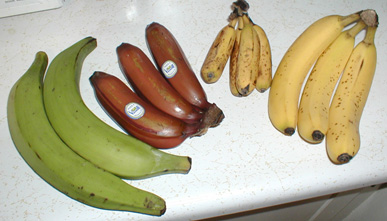
#> input picture Bananavarieties.jpg, 387 x 221 px, given in place of the camera
$ python v2-box-seg.py
#> lines starting #> are read from the running program, lines starting #| are printed output that depends on the picture; after the words box and inside, x2 and y2 are one past the last pixel; in counts of white or black regions, pixels touching at a corner belong together
import cv2
import time
import numpy as np
from skimage import measure, exposure

video_capture = cv2.VideoCapture(0)
# video_capture.set(cv2.CAP_PROP_FRAME_HEIGHT, 720)
# video_capture.set(cv2.CAP_PROP_FRAME_WIDTH, 1280)
prev_frame_time = 0
new_frame_time = 0


def detect_black_box(image):
    text = ""
    image_grayscale = cv2.cvtColor(image, cv2.COLOR_BGR2GRAY)
    clahe = cv2.createCLAHE(clipLimit=2.0, tileGridSize=(8, 8))
    image_grayscale = clahe.apply(image_grayscale)
    image_blurred = cv2.GaussianBlur(image_grayscale, (7, 7), 0)
    (_, threshInv) = cv2.threshold(image_blurred, 50, 255, cv2.THRESH_BINARY_INV)
    label_image = measure.label(threshInv)
    for region in measure.regionprops(label_image):
        if region.area >= 10000 and region.area <= 90000:
            if region.area >= 10000 and region.area <= 51000:
                text = "small"
            elif region.area <= 60000:
                text = "medium"
            elif region.area <= 80000:
                text = "big"
            print(region.area)
            minr, minc, maxr, maxc = region.bbox
            cv2.rectangle(image, (minc, minr), (maxc, maxr), (255, 134, 58), 1)
            cv2.putText(
                image,
                text,
                (minc, minr),
                cv2.FONT_HERSHEY_PLAIN,
                1,
                (0, 0, 0),
                1,
                cv2.LINE_AA,
            )

    return image
    # return np.expand_dims(threshInv, axis=-1)


while True:
    ret, image_frame = video_capture.read()
#> image_frame is the input picture: shape (221, 387, 3); mean B, G, R 142.9, 172.6, 180.3
    height, width = image_frame.shape[:2]
#> height = 221; width = 387
    center_x = width // 2
#> center_x = 193
    center_y = height // 2
#> center_y = 110

    # calculating the roi-box coordinates
    top_left_x = center_x - 150
#> top_left_x = 43
    top_left_y = center_y - 150
#> top_left_y = -40
    bottom_right_x = top_left_x + 300
#> bottom_right_x = 343
    bottom_right_y = top_left_y + 300
#> bottom_right_y = 260

    # suppress coordinates to stay within the image_frame bounds
    top_left_x = max(0, top_left_x)
    top_left_y = max(0, top_left_y)
#> top_left_y = 0
    bottom_right_x = min(width, bottom_right_x)
    bottom_right_y = min(height, bottom_right_y)
#> bottom_right_y = 221

    cv2.rectangle(
        image_frame,
        (top_left_x, top_left_y),
        (bottom_right_x, bottom_right_y),
        (70, 57, 230),
        2,
    )
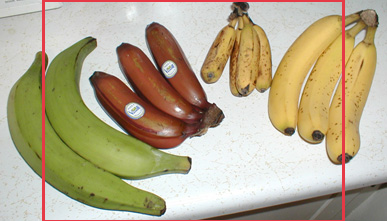
#> image_frame: shape (221, 387, 3); 2.59% of pixels changed, all inside (x1, y1, x2, y2) = (42, 0, 345, 221)
    rect_img = image_frame[top_left_y:bottom_right_y, top_left_x:bottom_right_x]
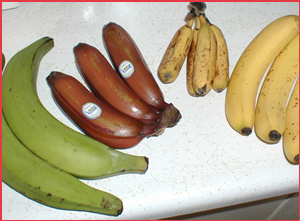
#> rect_img: shape (221, 300, 3); mean B, G, R 138.6, 168.6, 182

    image_frame[top_left_y:bottom_right_y, top_left_x:bottom_right_x] = (
        detect_black_box(rect_img)
    )
#> in detect_black_box, `image_grayscale = clahe.apply(image_grayscale)`:
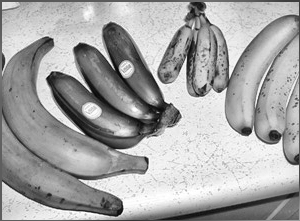
#> image_grayscale: shape (221, 300); min 6, max 255, mean 166.3
#> in detect_black_box, `image_blurred = cv2.GaussianBlur(image_grayscale, (7, 7), 0)`:
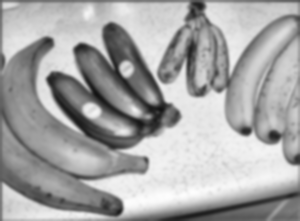
#> image_blurred: shape (221, 300); min 19, max 253, mean 166.6
#> in detect_black_box, `(_, threshInv) = cv2.threshold(image_blurred, 50, 255, cv2.THRESH_BINA..`:
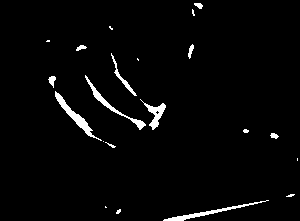
#> threshInv: shape (221, 300); 2.6% white; 21 white regions (10 under 20 px), largest, box (x1, y1, x2, y2) and area: (55, 91, 102, 141) 379, (163, 200, 269, 221) 326, (85, 75, 146, 130) 318
#> in detect_black_box, `label_image = measure.label(threshInv)`:
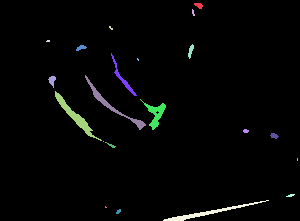
#> label_image: shape (221, 300) int64; 22 distinct labels, from 0 to 21; one colour per label, 0 black
#> the loop in detect_black_box, `for region in measure.regionprops(label_image):` made 21 passes

    new_frame_time = time.time()
    fps = f"[FPS]: {str(int(1 / (new_frame_time - prev_frame_time)))}"
    prev_frame_time = new_frame_time

    cv2.putText(
        image_frame,
        fps,
        (0, 20),
        cv2.FONT_HERSHEY_PLAIN,
        1,
        (236, 56, 131),
        1,
        cv2.LINE_AA,
    )
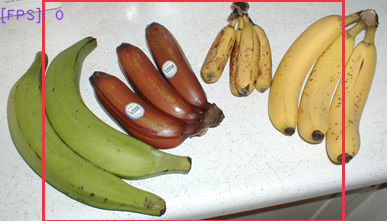
#> image_frame: shape (221, 387, 3); 0.48% of pixels changed, all inside (x1, y1, x2, y2) = (1, 7, 64, 24)

    cv2.imshow("black box size sorter", image_frame)

    if cv2.waitKey(1) == ord("q"):
#> (key q is pressed here)
        print("[INFO] Closing...")
        break

video_capture.release()
cv2.destroyAllWindows()

$ run again, on gabriel-herter-zIBetXW-WRk-unsplash.jpg
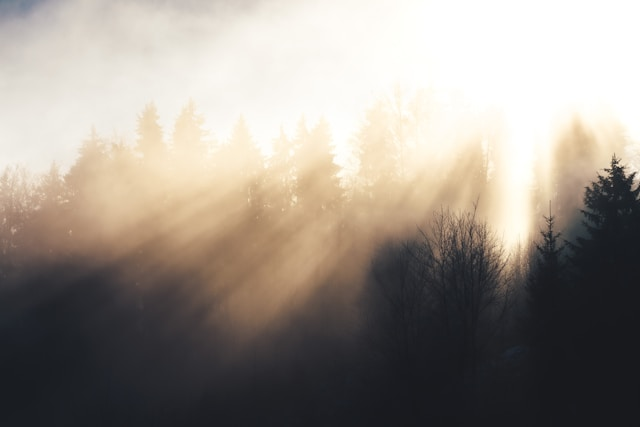
#> input picture gabriel-herter-zIBetXW-WRk-unsplash.jpg, 640 x 427 px, given in place of the camera
#> image_frame is the input picture: shape (427, 640, 3); mean B, G, R 136.7, 145.1, 153
#> in detect_black_box, `(_, threshInv) = cv2.threshold(image_blurred, 50, 255, cv2.THRESH_BINA..`:
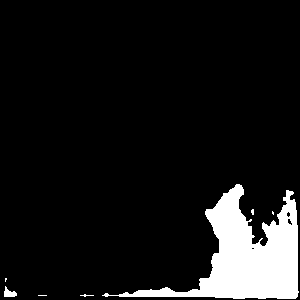
#> threshInv: shape (300, 300); 9.3% white; 7 white regions (5 under 20 px), largest, box (x1, y1, x2, y2) and area: (102, 184, 299, 299) 8227, (4, 286, 17, 297) 83
#> label_image: shape (300, 300) int64; 8 distinct labels, from 0 to 7
#> the loop in detect_black_box, `for region in measure.regionprops(label_image):` made 7 passes
#> `cv2.putText( image_frame, fps, (0, 20), cv2.FONT_HERSHEY_PLAIN, 1, (23..`:
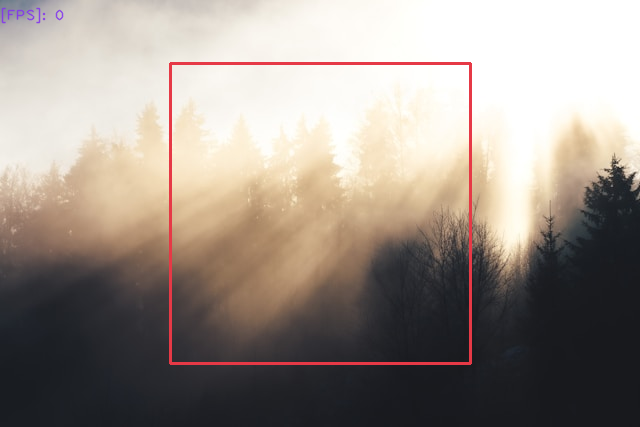
#> image_frame: shape (427, 640, 3); mean B, G, R 135.8, 143.8, 154
